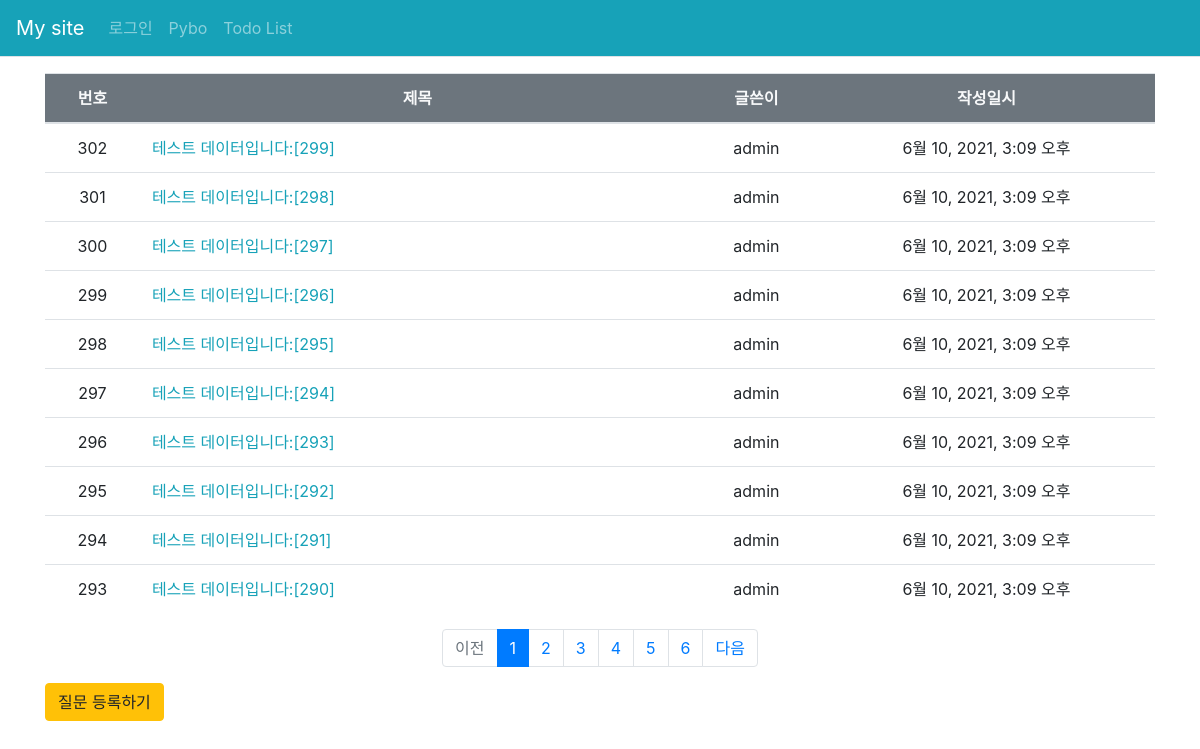
Before: /pybo/ with the older database file.
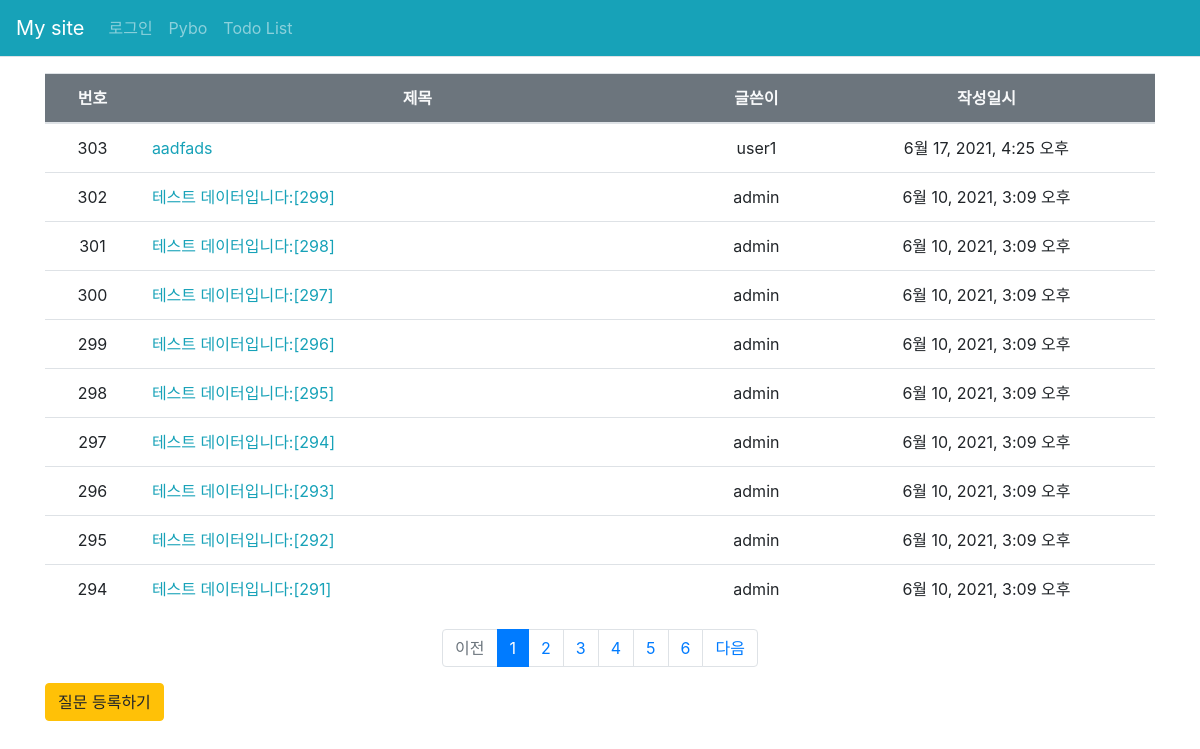
After: the same page with the newer database file.
### pybo/models.py (models this page shows, shortened)
class Question(models.Model):
    author = models.ForeignKey(User, on_delete=models.CASCADE)
    subject = models.CharField(max_length=200)
    content = models.TextField()
    create_date = models.DateTimeField()
    modify_date = models.DateTimeField(null=True, blank=True)

### pybo/views/base_views.py (the view)
# urls.py: path('', common.views.index, name='index'),
def index(request):
    page = request.GET.get('page', '1')         # 페이지
    question_list = Question.objects.order_by('-create_date')
    paginator = Paginator(question_list, 10)    # 페이지당 10개씩 보여주기
    page_obj = paginator.get_page(page)
    context = {'question_list':page_obj}
    return render(request, 'pybo/question_list.html', context)

### pybo/templatetags/pybo_filter.py (called while the page is built)
@register.filter
def sub(value, arg):
    return value - arg

### templates/pybo/question_list.html (shortened to what this page needs)
{% extends 'base.html' %}
{% load pybo_filter %}
{% block content %}
<div class="container my-3">
    <table class="table table-hover">
        <thead>
            <tr class="text-center bg-secondary text-light">
                <th>번호</th>
                <th style="width:50%">제목</th>
                <th>글쓴이</th>
                <th>작성일시</th>
            </tr>
        </thead>
        <tbody>
            {% if question_list %}
            {% for question in question_list %}
            <tr class="text-center">
                <td>
                    {{ question_list.paginator.count|sub:question_list.start_index|sub:forloop.counter0|add:1 }}
                </td>
                <td class="text-left">
                    <a class="text-info" href="{% url 'pybo:detail' question.id %}">{{ question.subject }}</a>
                </td>
                <td>{{ question.author.username }}</td>
                <td>{{ question.create_date }}</td>
            </tr>
            {% endfor %}
            {% else %}
            <tr>
                <td colspan="3">질문이 없습니다.</td>
            </tr>
            {% endif %}
        </tbody>
    </table>
    <ul class="pagination justify-content-center">
        {% if question_list.has_previous %}
        <li class="page-item">
            <a class="page-link" href="?page={{ question_list.previous_page_number }}">이전</a>
        </li>
        {% else %}
        <li class="page-item disabled">
            <a class="page-link" tabindex="-1" aria-disabled="true" href="#">이전</a>
        </li>
        {% endif %}
        {% for page_number in question_list.paginator.page_range %}
        {% if page_number >= question_list.number|add:-5 and page_number <= question_list.number|add:5 %}
            {% if page_number == question_list.number %} <li class="page-item active" aria-current="page">
                <a class="page-link" href="?page={{ page_number }}">{{ page_number }}</a>
            </li>
            {% else %}
            <li class="page-item">
                <a class="page-link" href="?page={{ page_number }}">{{ page_number }}</a>
            </li>
            {% endif %}
            {% endif %}
            {% endfor %}
            {% if question_list.has_next %}
            <li class="page-item">
                <a class="page-link" href="?page={{ question_list.next_page_number }}">다음</a>
            </li>
            {% else %}
            <li class="page-item disabled">
                <a class="page-link" tabindex="-1" aria-disabled="true" href="#">다음</a>
            </li>
            {% endif %}
    </ul>
    <a href="{% url 'pybo:question_create' %}" class="btn btn-warning">질문 등록하기</a>
</div>
{% endblock %}

Changed rows visible on the page:
no longer on this page (row unchanged): Question: paginator.count|sub "293", subject "테스트 데이터입니다:[290]", author.username "admin", create_date "6월 10, 2021, 3:09 오후"
added Question: paginator.count|sub "303", subject "aadfads", author.username "user1", create_date "6월 17, 2021, 4:25 오후"
